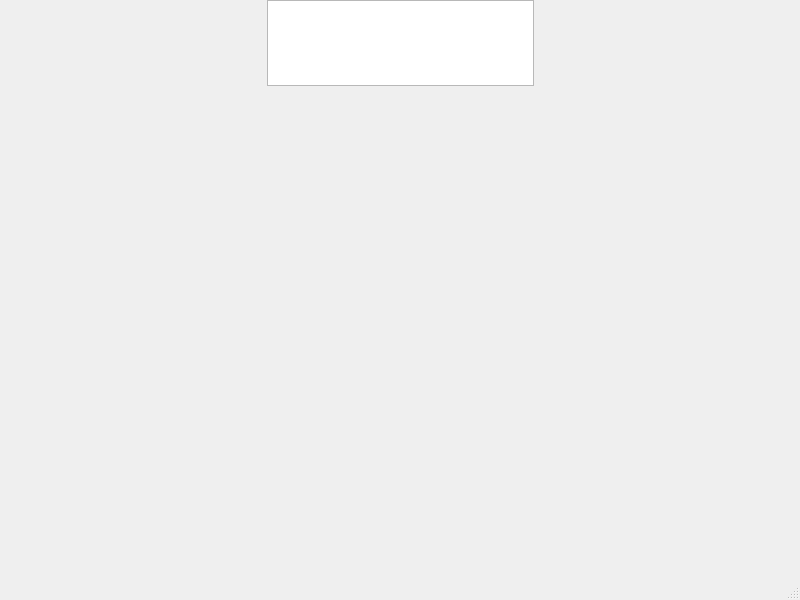
<?xml version="1.0" encoding="UTF-8"?>
<ui version="4.0">
 <class>Window</class>
 <widget class="QMainWindow" name="Window">
  <property name="geometry">
   <rect>
    <x>0</x>
    <y>0</y>
    <width>800</width>
    <height>600</height>
   </rect>
  </property>
  <property name="windowTitle">
   <string>Window</string>
  </property>
  <property name="autoFillBackground">
   <bool>false</bool>
  </property>
  <widget class="QWidget" name="centralwidget">
   <widget class="QWidget" name="horizontalLayoutWidget">
    <property name="geometry">
     <rect>
      <x>0</x>
      <y>0</y>
      <width>801</width>
      <height>86</height>
     </rect>
    </property>
    <layout class="QHBoxLayout" name="horizontalLayout">
     <property name="spacing">
      <number>0</number>
     </property>
     <item>
      <spacer name="horizontalSpacer">
       <property name="orientation">
        <enum>Qt::Horizontal</enum>
       </property>
       <property name="sizeHint" stdset="0">
        <size>
         <width>40</width>
         <height>20</height>
        </size>
       </property>
      </spacer>
     </item>
     <item>
      <layout class="QVBoxLayout" name="verticalLayout">
       <item>
        <spacer name="verticalSpacer">
         <property name="orientation">
          <enum>Qt::Vertical</enum>
         </property>
         <property name="sizeHint" stdset="0">
          <size>
           <width>20</width>
           <height>40</height>
          </size>
         </property>
        </spacer>
       </item>
       <item>
        <widget class="QTextEdit" name="urlBar"/>
       </item>
       <item>
        <spacer name="verticalSpacer_2">
         <property name="orientation">
          <enum>Qt::Vertical</enum>
         </property>
         <property name="sizeHint" stdset="0">
          <size>
           <width>20</width>
           <height>40</height>
          </size>
         </property>
        </spacer>
       </item>
      </layout>
     </item>
     <item>
      <spacer name="horizontalSpacer_2">
       <property name="orientation">
        <enum>Qt::Horizontal</enum>
       </property>
       <property name="sizeHint" stdset="0">
        <size>
         <width>40</width>
         <height>20</height>
        </size>
       </property>
      </spacer>
     </item>
    </layout>
   </widget>
  </widget>
  <widget class="QMenuBar" name="menubar">
   <property name="geometry">
    <rect>
     <x>0</x>
     <y>0</y>
     <width>800</width>
     <height>19</height>
    </rect>
   </property>
  </widget>
  <widget class="QStatusBar" name="statusbar"/>
 </widget>
 <resources/>
 <connections/>
</ui>
